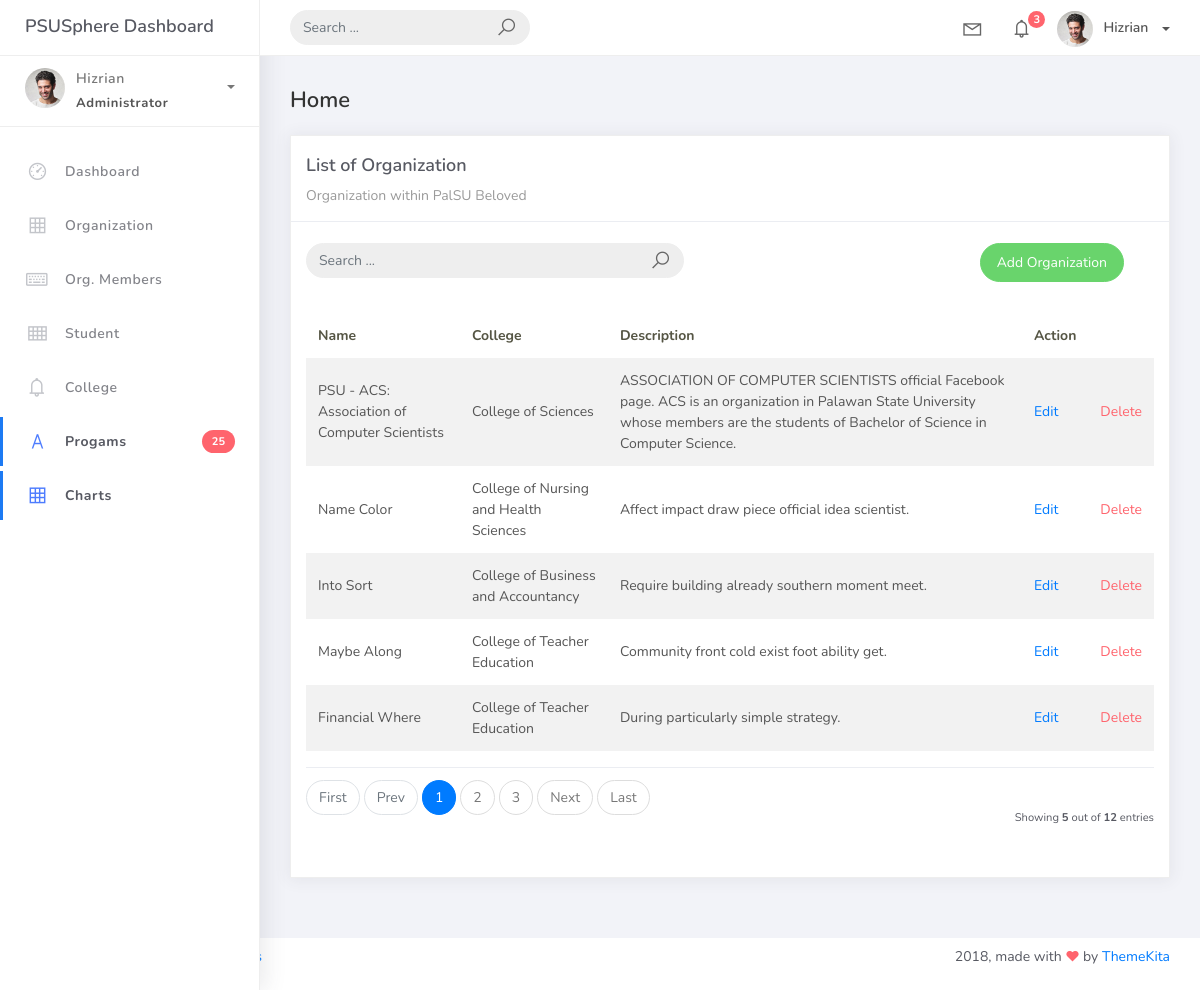
The page /organization_list on the database as committed earlier.
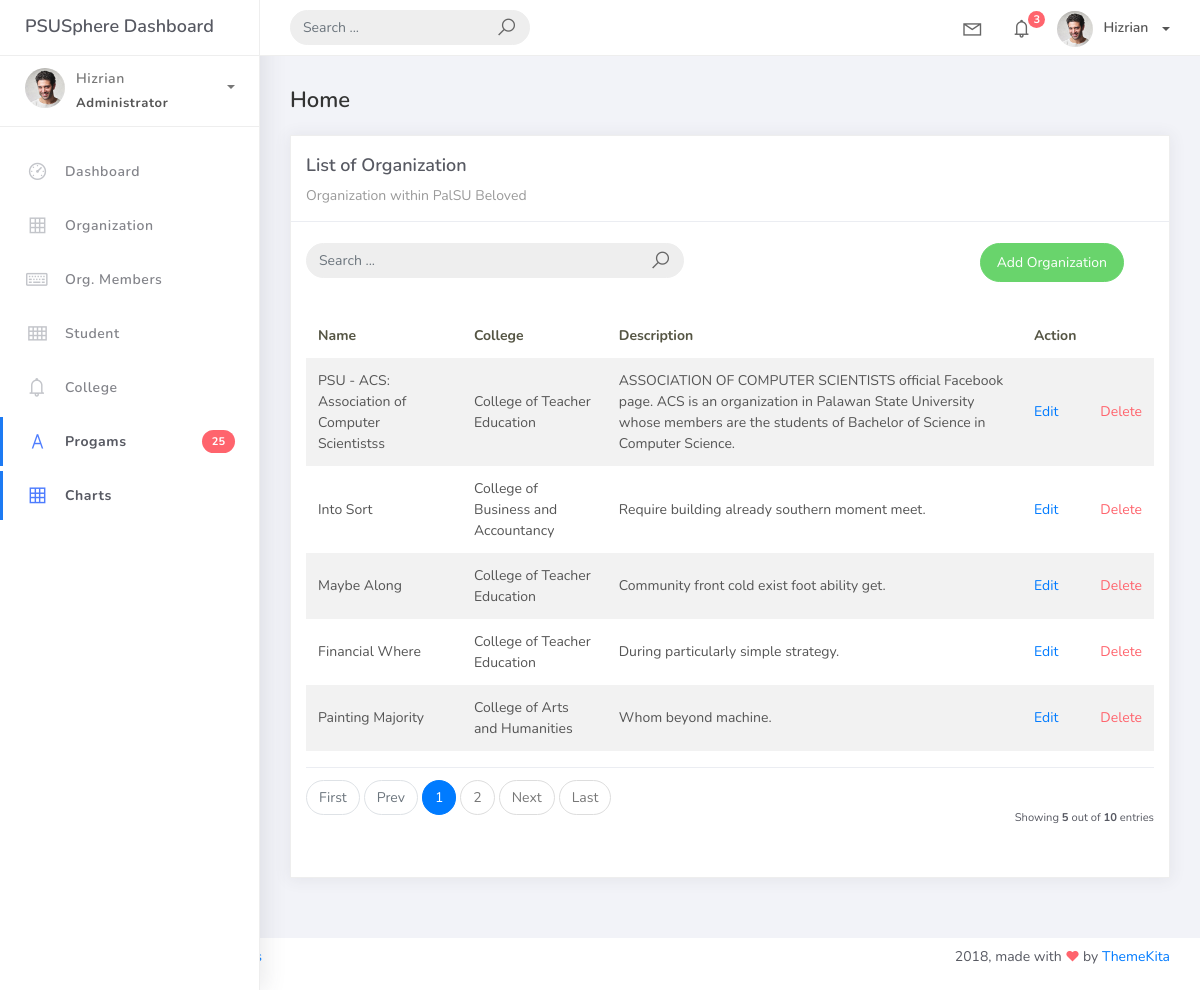
The same page on the database as committed later.
### studentorg/models.py (models this page shows, shortened)
class BaseModel(models. Model):
    created_at = models.DateTimeField(auto_now_add=True, db_index=True)
    updated_at = models.DateTimeField(auto_now=True)
    class Meta:
        abstract = True

class Organization(BaseModel):
    name = models.CharField(max_length=250)
    college = models.ForeignKey(
        College, null=True, blank=True, on_delete=models.CASCADE)
    description = models.CharField(max_length=500)

class College(BaseModel):
    college_name = models.CharField(max_length=150)
    def __str__(self):
        return self.college_name

### studentorg/views.py (the view)
# urls.py: path('organization_list', OrganizationList.as_view(), name='organization-list'),
class OrganizationList(ListView):
    model = Organization
    context_object_name = 'organization'
    template_name = "org_list.html"
    paginate_by = 5
    def get_queryset(self, *args, **kwargs):
        qs = super(OrganizationList, self).get_queryset(*args, **kwargs)
        if self.request.GET.get("q") != None:
            query = self.request.GET.get('q')
            qs = qs.filter(Q(name__icontains=query) |
            Q(description__icontains=query) | Q(college__college_name__icontains=query))
        return qs

### templates/org_list.html
{% extends 'base.html' %} {% load static %} {% block content %}
<div class="content">
    <div class="container-fluid">
        <h4 class="page-title">Home</h4>
        <div class="row">
            <div class="col-md-12">
                <div class="card">
                    <div class="card-header">
                        <div class="card-title">List of Organization</div>
                        <div class="card-category">Organization within PalSU Beloved</div>
                    </div>
                    <br>
                        <div class="col-md-12 row">
                            <div class="col-md-6">
                                <form action="" class="navbar-left navbar-form nav-search mr-md-3" action="{% url 'organization-list' %}">
                                    <div class="input-group">
                                        <input type="text" placeholder="Search ..." class="form-control" name="q">
                                        <div class="input-group-append">
                                        <span class="input-group-text">
                                            <i class="la la-search search-icon"></i>
                                        </span>
                                        </div>
                                    </div>
                                </form>
                            </div>
                            <div class="col-md-6">
                                <div class="pull-right">
                                    <a href="{% url 'organization-add' %}" class="btn btn-success btn-rounded">Add Organization</a>
                                </div>
                            </div>
                        </div>
                    <div class="card-body">
                        <table class="table table-striped mt-3">
                            <thead>
                                <tr>
                                    <th scope="col">Name</th>
                                    <th scope="col">College</th>
                                    <th scope="col">Description</th>
                                    <th scope="col">Action</th>
                                </tr>
                            </thead>
                            <tbody>
                                {% for object in object_list %}
                                <tr>
                                    <td>{{ object.name }}</td>
                                    <td>{{ object.college }}</td>
                                    <td>{{ object.description }}</td>
                                    <td><a href="organization_list/{{ object.id }}">Edit</a></td>
                                    <td><a href="organization_list/{{ object.id }}/delete" class="text-danger">Delete</a></td>
                                </tr>
                                {% empty %}
                                <tr>
                                    <td colspan="4" style="text-align: center">
                                    <p class="text-sm font-weight-bold mb-0">No Records Found</p>
                                    </td>
                                </tr>
                                {% endfor %}
                            </tbody>
                        </table>
                        {% include 'includes/pagination.html' %}
                    </div>
                </div>
            </div>
        </div>
    </div>
</div>
{% endblock %}

Rows that differ between the two databases and show on the page:
removed Organization: name "Name Color", college "College of Nursing and Health Sciences", description "Affect impact draw piece official idea scientist."
changed Organization: name "PSU - ACS: Association of Computer Scientists" → "PSU - ACS: Association of Computer Scientistss"; college "College of Sciences" → "College of Teacher Education"
now on this page (row unchanged): Organization: name "Painting Majority", college "College of Arts and Humanities", description "Whom beyond machine."
Other text that changed with them:
{{ paginator.count }}: "12" → "10"
list line gone: "3"
